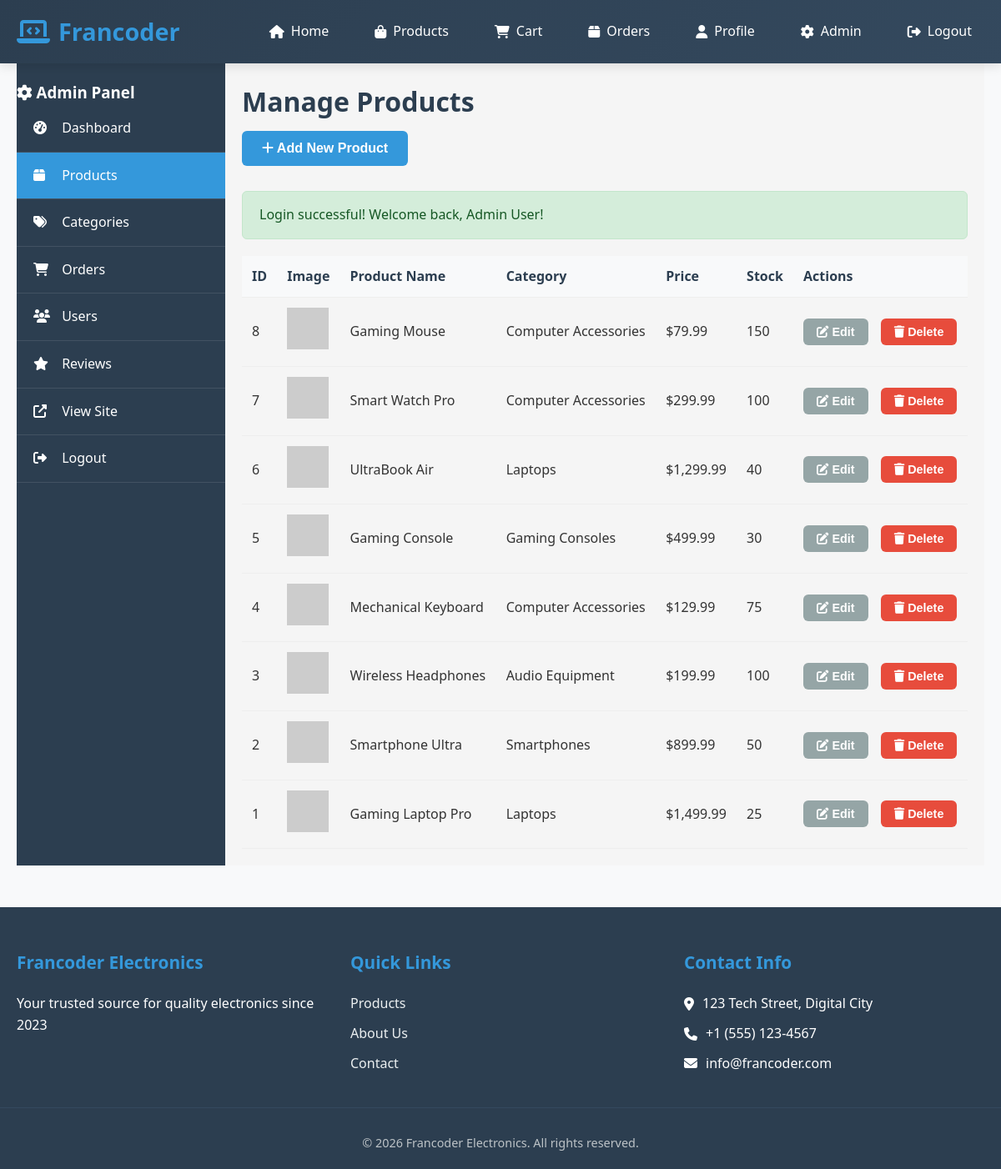
/admin/products.php (signed in), run on the app's committed database.
### tables this page shows
CREATE TABLE products (
    product_id INT PRIMARY KEY AUTO_INCREMENT,
    product_name VARCHAR(200) NOT NULL,
    description TEXT,
    price DECIMAL(10,2) NOT NULL,
    stock_quantity INT NOT NULL DEFAULT 0,
    category_id INT,
    image_url VARCHAR(500),
    brand VARCHAR(100),
    specifications JSON,
    created_at TIMESTAMP DEFAULT CURRENT_TIMESTAMP,
    updated_at TIMESTAMP DEFAULT CURRENT_TIMESTAMP ON UPDATE CURRENT_TIMESTAMP,
    FOREIGN KEY (category_id) REFERENCES categories(category_id) ON DELETE SET NULL
);

CREATE TABLE categories (
    category_id INT PRIMARY KEY AUTO_INCREMENT,
    category_name VARCHAR(100) NOT NULL,
    description TEXT,
    created_at TIMESTAMP DEFAULT CURRENT_TIMESTAMP
);

### includes/functions.php (called while the page is built, shortened)
<?php
function getFlashMessage() {
    if (isset($_SESSION['flash_message'])) {
        $message = $_SESSION['flash_message'];
        return $message;
    }
    return null;
}
?>

### admin/products.php (the view, shortened to what this page needs)
<?php
require_once '../includes/config.php';
require_once '../includes/functions.php';
$success = '';
$flashMessage = getFlashMessage();
if ($flashMessage) {
    if ($flashMessage['type'] === 'error') {
        $error = $flashMessage['text'];
    } else {
        $success = $flashMessage['text'];
    }
}
$stmt = $pdo->query("
    SELECT p.*, c.category_name
    FROM products p
    LEFT JOIN categories c ON p.category_id = c.category_id
    ORDER BY p.product_id DESC
");
$products = $stmt->fetchAll();
?>
<!DOCTYPE html>
<html lang="en">
<head>
    <link rel="stylesheet" href="../assets/css/style.css">
    <link rel="stylesheet" href="../assets/css/admin.css">
    <link rel="stylesheet" href="https://cdnjs.cloudflare.com/ajax/libs/font-awesome/6.4.0/css/all.min.css">
</head>
<body>
    <?php include '../includes/header.php'; ?>
    <div class="admin-container">
        <?php include 'admin-sidebar.php'; ?>
        <main class="admin-main">
            <div class="admin-header">
                <h1>Manage Products</h1>
                <button onclick="openProductModal()" class="btn-primary">
                    <i class="fas fa-plus"></i> Add New Product
                </button>
            </div>
            <?php if ($success): ?>
                <div class="alert success"><?php echo $success; ?></div>
            <?php endif; ?>
            <div class="admin-table-container">
                <table class="admin-table">
                    <thead>
                        <tr>
                            <th>ID</th>
                            <th>Image</th>
                            <th>Product Name</th>
                            <th>Category</th>
                            <th>Price</th>
                            <th>Stock</th>
                            <th>Actions</th>
                        </tr>
                    </thead>
                    <tbody>
                        <?php foreach ($products as $product): ?>
                        <tr>
                            <td><?php echo $product['product_id']; ?></td>
                            <td>
                                <img src="<?php echo $product['image_url'] ?: '../assets/images/default-product.jpg'; ?>"
                                     alt="<?php echo htmlspecialchars($product['product_name']); ?>"
                                     style="width: 50px; height: 50px; object-fit: cover;">
                            </td>
                            <td><?php echo htmlspecialchars($product['product_name']); ?></td>
                            <td><?php echo $product['category_name']; ?></td>
                            <td>$<?php echo number_format($product['price'], 2); ?></td>
                            <td>
                                <span class="<?php echo $product['stock_quantity'] <= 10 ? 'stock-badge' : ''; ?>">
                                    <?php echo $product['stock_quantity']; ?>
                                </span>
                            </td>
                            <td>
                                <div class="action-buttons">
                                    <button onclick="editProduct(<?php echo $product['product_id']; ?>)"
                                            class="btn-secondary btn-sm">
                                        <i class="fas fa-edit"></i> Edit
                                    </button>
                                    <form method="POST" style="display: inline;">
                                        <button type="submit" class="btn-danger btn-sm"
                                                onclick="return confirm('Are you sure you want to delete this product?');">
                                            <i class="fas fa-trash"></i> Delete
                                        </button>
                                    </form>
                                </div>
                            </td>
                        </tr>
                        <?php endforeach; ?>
                    </tbody>
                </table>
            </div>
        </main>
    </div>
    <?php include '../includes/footer.php'; ?>
</body>
</html>

### assets/css/style.css (style rules this page uses)
* { margin: 0; padding: 0; box-sizing: border-box; }
html { scroll-behavior: smooth; }
body { font-family: 'Segoe UI', Tahoma, Geneva, Verdana, sans-serif; line-height: 1.6; color: #333; background-color: #f8f9fa; overflow-x: hidden; }
main { min-height: calc(100vh - 300px); padding: 30px 0; }
.action-buttons { display: flex; gap: 15px; }
.btn-primary, .btn-secondary, .btn-danger { display: inline-block; padding: 12px 24px; border: none; border-radius: 6px; font-size: 1rem; font-weight: 600; cursor: pointer; text-decoration: none; transition: all 0.3s ease; text-align: center; }
.btn-primary { background: #3498db; color: white; }
.btn-secondary { background: #95a5a6; color: white; }
.btn-danger { background: #e74c3c; color: white; }
.btn-sm { padding: 8px 16px; font-size: 0.9rem; }
.alert { padding: 15px 20px; border-radius: 6px; margin-bottom: 20px; font-weight: 500; }
.alert.success { background: #d4edda; color: #155724; border: 1px solid #c3e6cb; }

### assets/css/admin.css (style rules this page uses)
.admin-container { display: flex; min-height: calc(100vh - 200px); }
.admin-main { flex: 1; padding: 20px; background: #f5f5f5; }
.admin-header { margin-bottom: 30px; }
.admin-header h1 { margin-bottom: 10px; color: #2c3e50; }
.admin-table { width: 100%; border-collapse: collapse; margin-top: 10px; }
.admin-table th, .admin-table td { padding: 12px; text-align: left; border-bottom: 1px solid #eee; }
.admin-table th { background: #f8f9fa; font-weight: bold; color: #2c3e50; }
.btn-sm { padding: 5px 10px; font-size: 14px; }
.btn-danger { background: #e74c3c; }

### data on the page
products: product_id "8", product_name "Gaming Mouse", category.category_name "Computer Accessories", price "79.99", stock_quantity "150"
products: product_id "7", product_name "Smart Watch Pro", category.category_name "Computer Accessories", price "299.99", stock_quantity "100"
products: product_id "6", product_name "UltraBook Air", category.category_name "Laptops", price "1,299.99", stock_quantity "40"
products: product_id "5", product_name "Gaming Console", category.category_name "Gaming Consoles", price "499.99", stock_quantity "30"
products: product_id "4", product_name "Mechanical Keyboard", category.category_name "Computer Accessories", price "129.99", stock_quantity "75"
products: product_id "3", product_name "Wireless Headphones", category.category_name "Audio Equipment", price "199.99", stock_quantity "100"
products: product_id "2", product_name "Smartphone Ultra", category.category_name "Smartphones", price "899.99", stock_quantity "50"
products: product_id "1", product_name "Gaming Laptop Pro", category.category_name "Laptops", price "1,499.99", stock_quantity "25"

### other printed values
$success "Login successful! Welcome back, Admin User!"
